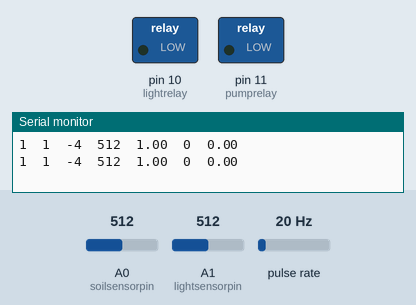
Recording of a sketch running on a simulated Arduino Uno, built with avr-gcc and run on an emulated ATmega328P. Shown: switched loads named in the sketch (green lamp = pin HIGH), the last lines printed to the serial monitor. Wiring (inferred from the names in the program): pulse sensor: data pin 3. The test bench sets the inputs (shaded band); at power-on: A0 (soilsensorpin) = 512, A1 (lightsensorpin) = 512, pulse rate 20 Hz.

Above: at 1.2 s.
1.3 s: A0 (soilsensorpin) set to 190
4.3 s: A0 (soilsensorpin) set to 170
At 5.7 s:
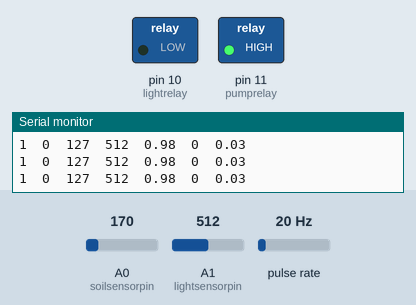
6.0 s: A1 (lightsensorpin) set to 365
9.0 s: A1 (lightsensorpin) set to 341
At 10.1 s:
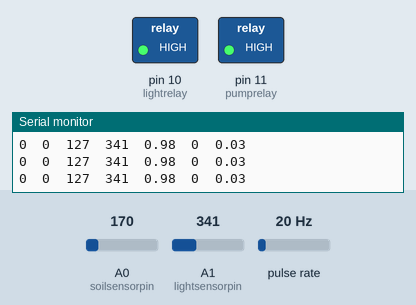
10.7 s: A0 (soilsensorpin) set to 282
13.7 s: A0 (soilsensorpin) set to 303
At 14.8 s:
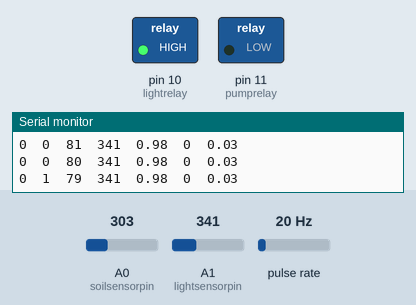
Timing chart, 0 to 16.3 s (numbered marks = the images above; inputs shaded):
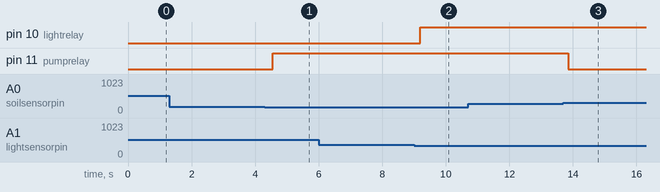

The sketch:

Automated_Hydroponics_code.ino
```cpp
//Libraries
#include <movingAvg.h>  //Source - https://github.com/JChristensen/movingAvg

// Global Variables


//Plant Preferences
int minimummoisture = 80; //Plant likes soil at least 80% wet
int amountoflight = 350;

//Water Resevoir
int watercapacity = 1; //Amount of initial water in Liters
float remainingwater;
boolean refilrequired = 0;

//Relay Variables
int lightrelay = 10;
int pumprelay = 11;

//Light Variables
boolean lightstate;
int lightavg=0;

//Pump Variables
boolean pumpstate;

//Soil Sensor Variables
int soilsensorpin = A0;
movingAvg soilsensor(10);
int soilreading;
int moisturep;
int lowsoilcal = 501; //SS reading in air
int highsoilcal = 242; //SS reading fully immersed in water

//Flow Meter Variables
int flowsensor = 3; //Can only be pins 2 or 3 on Arduino UNO
float flowrate = 0;
volatile int pulsecount; //Must be a volatile int to work with interupts
float flowtot=0;

//Light Sensor Setup
int lightsensorpin = A1;
movingAvg lightsensor(10);
int lightreading;

void setup() {

//Global Setup
Serial.begin(9600);

//Relay Setup
pinMode(lightrelay, OUTPUT);
pinMode(pumprelay, OUTPUT);
digitalWrite(lightrelay, LOW);
digitalWrite(pumprelay, LOW);

//Soil Sensor Setup
soilsensor.begin();

//Flow Sensor Setup
pinMode(pulsecount, INPUT);
attachInterrupt(digitalPinToInterrupt(flowsensor), flowcalc, RISING);

//Light Sensor Setup
lightsensor.begin();

}

void loop() {

  //Check Sensors
  moisturep=readmoisture();
  lightavg=measurelight();
  remainingwater=float(watercapacity)-float(flowtot);


  //Compare Conditions

if(moisturep < minimummoisture){
  pumpstate=turnonpump();
}

if(moisturep > minimummoisture){
  pumpstate=turnoffpump();
}

if(lightavg < amountoflight){
  lightstate=turnonlight();
}
if(lightavg > amountoflight){
  lightstate=turnofflight();
}


 //Pump Check

if(pumpstate){
  measureflow();
}

//Resevoir Check
if(remainingwater < 0.1){
  refilrequired=1;
}


//Serial Monitor Reporting
String conditions= String(lightstate) + "\t" + String(pumpstate) + "\t" + String(moisturep) + "\t" + String(lightavg) + "\t" + String(remainingwater) + "\t" + String(refilrequired) + "\t" + String(flowtot);
Serial.println(conditions);


//Delay Time

delay(1000);

}

//Control Functions

float turnonlight(){
  digitalWrite(lightrelay, HIGH);
  boolean lightstateresult = 0;
  return lightstateresult;
}

float turnofflight(){
  digitalWrite(lightrelay, LOW);
  boolean lightstateresult = 1;
  return lightstateresult;
}

float turnonpump(){
  digitalWrite(pumprelay, LOW);
  boolean pumpstateresult = 1;
  return pumpstateresult;
}

float turnoffpump(){
  digitalWrite(pumprelay, HIGH);
  boolean pumpstateresult = 0;
  return pumpstateresult;
}

float readmoisture(){
  soilreading=analogRead(soilsensorpin);
  int soilavg = soilsensor.reading(soilreading);
  int moistureresult = map(soilavg, lowsoilcal, highsoilcal, 0, 100);
  return moistureresult;
}

void flowcalc(){
  pulsecount++;
}

float measureflow(){
  interrupts();
  delay(500);
  noInterrupts();
  flowtot=(pulsecount/23)*(0.5/60); //Outputs in Liters
  return flowtot;
}

float measurelight(){
  lightreading=analogRead(lightsensorpin);
  int lightresult = lightsensor.reading(lightreading);
  return lightresult;
}
```

Measured:
- the behaviour switches between 182 and 181 on A0 (soilsensorpin) (found by bisection; images 0 and 1)
- the behaviour switches between 350 and 349 on A1 (lightsensorpin) (found by bisection; images 1 and 2)
- the behaviour switches between 293 and 294 on A0 (soilsensorpin) (found by bisection; images 2 and 3)
- after the input at 9.0 s, pin 10 (lightrelay): LOW → HIGH after 0.19 s
- after the input at 13.7 s, pin 11 (pumprelay): HIGH → LOW after 0.15 s
